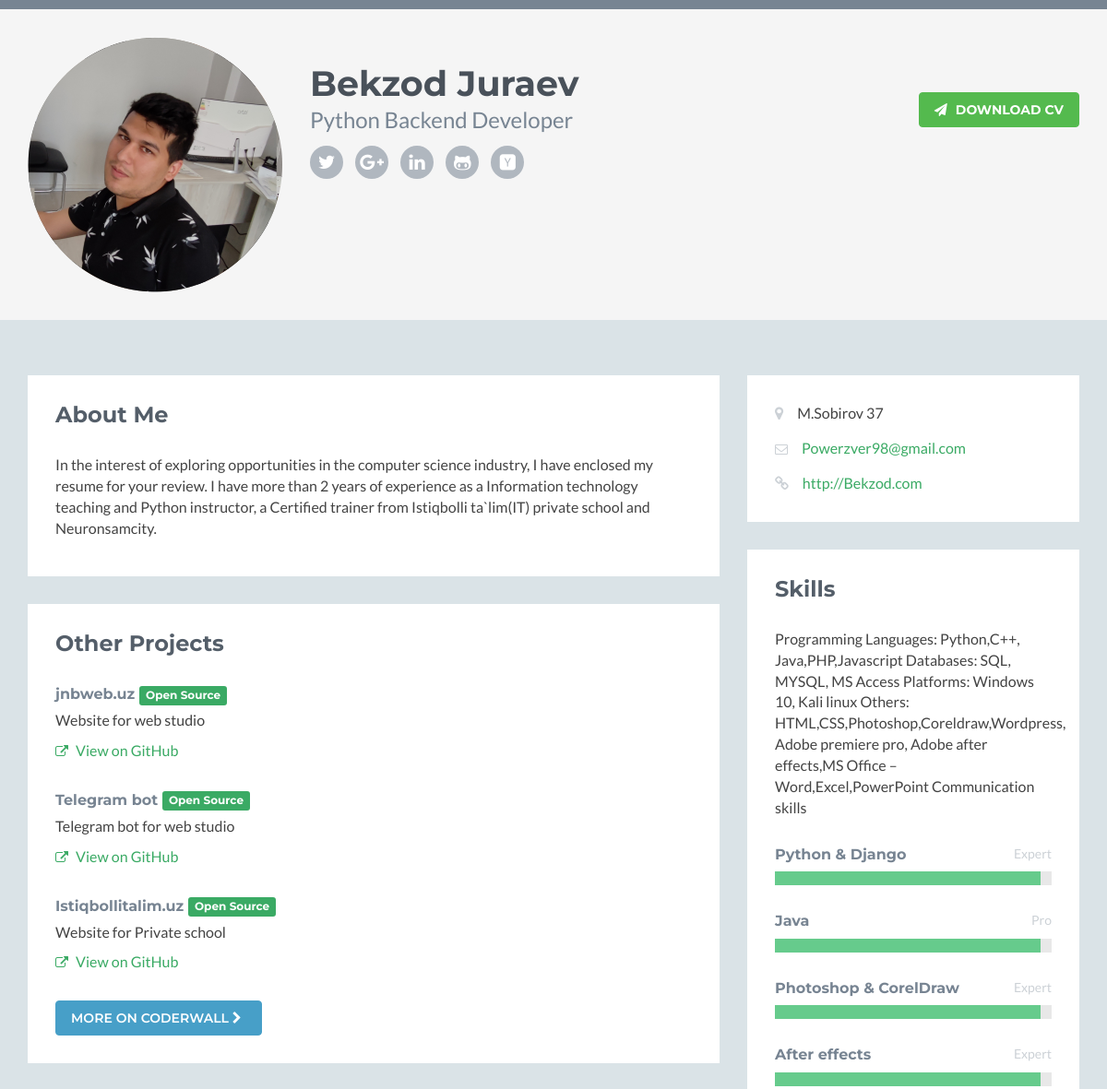
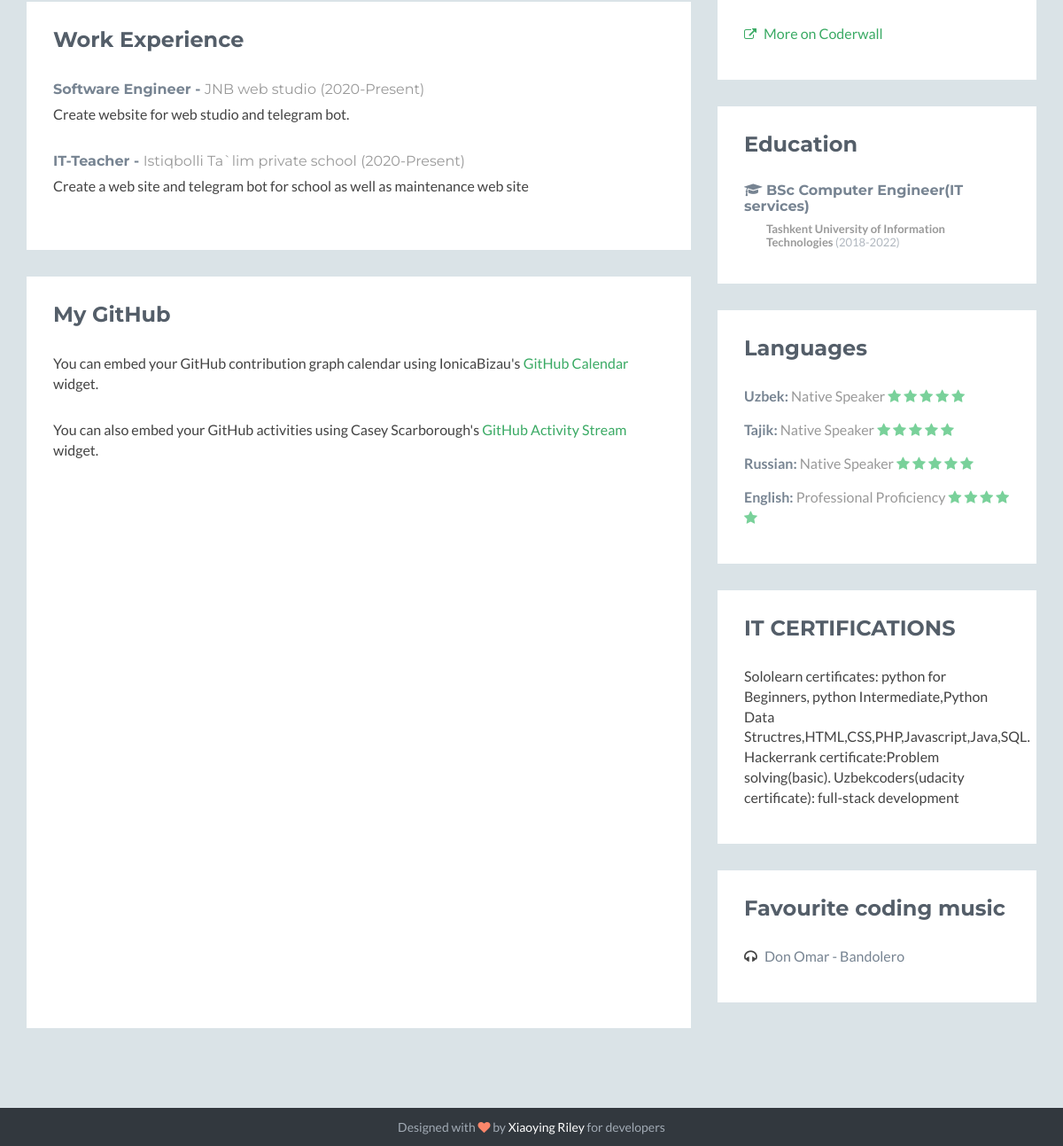
The page / on the database its author committed (2 pictures, top to bottom).
### myresume/models.py (models this page shows, shortened)
class Photo(models.Model):
    upload = models.ImageField(verbose_name='Фото')
    created = models.DateTimeField(auto_now_add=True, null=True, verbose_name='Дата Публикации')
    title=models.CharField(max_length=250,null=True)
    class Meta:
        ordering=['created']

class About(models.Model):
    title=models.CharField(max_length=250)
    username=models.CharField(max_length=250,default='Sometging')
    surname=models.CharField(max_length=250,default="Beka")
    text=models.TextField()
    skill_text=models.TextField(default="")
    created=models.DateTimeField(auto_now_add=True,null=True,verbose_name='Дата Публикации')
    class Meta:
        ordering=['created']

class Projects(models.Model):
    project_name=models.CharField(max_length=200)
    description_projects=models.TextField()
    link_projects=models.URLField(max_length=128)

class Work(models.Model):
    title=models.CharField(max_length=200)
    company_name=models.CharField(max_length=200)
    duration=models.CharField(max_length=200)
    description=models.TextField()
    link_company=models.URLField(max_length=128)

class Adress(models.Model):
    adress=models.CharField(max_length=250)
    email=models.EmailField(blank=True)
    site_link=models.URLField(max_length=128)
    created=models.DateTimeField(auto_now_add=True,null=True,verbose_name='Дата Публикации')
    class Meta:
        ordering=['created']

class Skills(models.Model):
    skills=models.CharField(max_length=250)
    skills_level=models.CharField(max_length=250)

class Education(models.Model):
    Degree=models.CharField(max_length=250)
    univer_name=models.CharField(max_length=250)
    date_graduation=models.CharField(max_length=250)

class Languages(models.Model):
    language=models.CharField(max_length=200)
    level=models.CharField(max_length=200)

class Music(models.Model):
    music_name=models.CharField(max_length=200)

### myresume/views.py (the view)
# urls.py: path('', views.about_view, name='about'),
def about_view(request):
    abouts=About.objects.all().last()
    adress=Adress.objects.all().last()
    skills=Skills.objects.all()
    educations=Education.objects.all()
    photo=Photo.objects.all().last()
    languages=Languages.objects.all()
    musics=Music.objects.all()
    works=Work.objects.all()
    projects=Projects.objects.all()
    download=Download.objects.all().last()
    return render(request,'myresume/base.html',
                  {'abouts': abouts,
                   'adress':adress,
                   'skills':skills,
                   'educations':educations,
                   'photo':photo,
                   'languages':languages,
                   'musics':musics,
                   'works':works,
                   'projects':projects,
                   'download':download})

### myresume/templates/myresume/base.html (shortened to what this page needs)
{% load static %}
<!DOCTYPE html>
 <html lang="en">
<head>
    <link rel="stylesheet" href="{% static 'assets/plugins/bootstrap/css/bootstrap.min.css' %}">
    <link rel="stylesheet" href="{% static 'assets/plugins/font-awesome/css/font-awesome.css' %}">
    <link rel="stylesheet" href="{% static 'assets/plugins/github-calendar/dist/github-calendar.css' %}"
/>
    <link rel="stylesheet" href="{% static 'assets/plugins/github-activity/src/github-activity.css' %}">
    <link rel="stylesheet" href="{% static '//cdnjs.cloudflare.com/ajax/libs/octicons/2.0.2/octicons.min.css' %}">
    <link id="theme-style" rel="stylesheet" href="{% static 'assets/css/styles.css' %}">
</head>
<body>
    <header class="header">
        <div class="container">
            <img class="profile-image img-responsive pull-left" src="{{photo.upload}}" alt="{{photo.title}}" />
            <div class="profile-content pull-left">
                <h1 class="name">{{abouts.username}}{{" "}} {{abouts.surname}}</h1>
                <h2 class="desc">{{abouts.title}}</h2>
                <ul class="social list-inline">
                    <li><a href="#"><i class="fa fa-twitter"></i></a></li>
                    <li><a href="#"><i class="fa fa-google-plus"></i></a></li>
                    <li><a href="#"><i class="fa fa-linkedin"></i></a></li>
                    <li><a href="#"><i class="fa fa-github-alt"></i></a></li>
                    <li class="last-item"><a href="#"><i class="fa fa-hacker-news"></i></a></li>
                </ul>
            </div>
            <a class="btn btn-cta-primary pull-right" href="{{download.file}}" target="_blank"><i class="fa fa-paper-plane"></i> Download CV</a>
        </div>
    </header>
    <div class="container sections-wrapper">
        <div class="row">
            <div class="primary col-md-8 col-sm-12 col-xs-12">
                <section class="about section">
                    <div class="section-inner">
                        <h2 class="heading">About Me</h2>
                        <div class="content">
                           <p>{{ abouts.text }}</p>
                        </div>
                    </div>
                </section>
                <section class="projects section">
                    <div class="section-inner">
                        <h2 class="heading">Other Projects</h2>
                        <div class="content">
                            {% for project in projects %}
                            <div class="item">
                                <h3 class="title"><a href="">{{project.project_name}}</a> <span class="label label-theme">Open Source</span></h3>
                                <p class="summary">{{project.description_projects}} </p>
                                <p><a class="more-link" href="{{project.link_projects}}" target="_blank"><i class="fa fa-external-link"></i> View on GitHub</a></p>
                            </div>
                            {% endfor %}
                            <a class="btn btn-cta-secondary" href="#">More on CoderWall <i class="fa fa-chevron-right"></i></a>
                        </div>
                    </div>
                </section>
                <section class="experience section">
                    <div class="section-inner">
                        <h2 class="heading">Work Experience</h2>
                        <div class="content">
                            {% for work in works %}
                            <div class="item">
                                <h3 class="title">{{work.title}} - <span class="place"><a href="{{work.link_company}}">{{work.company_name}}</a></span> <span class="year">({{work.duration}})</span></h3>
                                <p>{{work.description}}</p>
                            </div>
                            {% endfor %}
                        </div>
                    </div>
                </section>
                <section class="github section">
                    <div class="section-inner">
                        <h2 class="heading">My GitHub</h2>
                        <p>You can embed your GitHub contribution graph calendar using IonicaBizau's <a href="https://github.com/IonicaBizau/github-calendar" target="_blank">GitHub Calendar</a> widget.
                        <p>You can also embed your GitHub activities using Casey Scarborough's <a href="http://caseyscarborough.com/projects/github-activity/" target="_blank">GitHub Activity Stream</a> widget.
                        <div id="ghfeed" class="ghfeed">
                        </div>
                    </div>
                </section>
            </div>
            <div class="secondary col-md-4 col-sm-12 col-xs-12">
                 <aside class="info aside section">
                    <div class="section-inner">
                        <div class="content">
                            <ul class="list-unstyled">
                                <li><i class="fa fa-map-marker"></i><span class="sr-only">Location:</span>{{adress.adress}}</li>
                                <li><i class="fa fa-envelope-o"></i><span class="sr-only">Email:</span><a href="#">{{adress.email}}</a></li>
                                <li><i class="fa fa-link"></i><span class="sr-only">Website:</span><a href="#">{{adress.site_link}}</a></li>
                            </ul>
                        </div>
                    </div>
                </aside>
                <aside class="skills aside section">
                    <div class="section-inner">
                        <h2 class="heading">Skills</h2>
                        <div class="content">
                            <p class="intro">
                            {{abouts.skill_text }}
                            </p>
                            <div class="skillset">
                                {% for skill in skills %}
                                <div class="item">
                                    <h3 class="level-title">{{skill.skills}}<span class="level-label" data-toggle="tooltip" data-placement="left" data-animation="true" title="You can use the tooltip to add more info...">{{skill.skills_level}}</span></h3>
                                    <div class="level-bar">
                                        <div class="level-bar-inner" data-level="96%">
                                        </div>
                                    </div>
                                </div>
                                {%endfor %}
                                <p><a class="more-link" href="#"><i class="fa fa-external-link"></i> More on Coderwall</a></p>
                            </div>
                        </div>
                    </div>
                </aside>
                <aside class="education aside section">
                    <div class="section-inner">
                        <h2 class="heading">Education</h2>
                        {% for education in educations %}
                        <div class="content">
                            <div class="item">
                                <h3 class="title"><i class="fa fa-graduation-cap"></i> {{education.Degree}}</h3>
                                <h4 class="university">{{education.univer_name}} <span class="year">({{education.date_graduation}})</span></h4>
                            </div>
                            {% endfor%}
                        </div>
                    </div>
                </aside>
                <aside class="languages aside section">
                    <div class="section-inner">
                        <h2 class="heading">Languages</h2>
                        <div class="content">
                            <ul class="list-unstyled">
                                {% for language in languages %}
                                <li class="item">
                                    <span class="title"><strong>{{language.language}}:</strong></span>
                                    <span class="level">{{language.level}} <br class="visible-xs"/>
                                        <i class="fa fa-star"></i>
                                        <i class="fa fa-star"></i>
                                        <i class="fa fa-star"></i>
                                        <i class="fa fa-star"></i>
                                        <i class="fa fa-star"></i>
                                    </span>
                                </li>
                                {% endfor %}
                            </ul>
                        </div>
                    </div>
                </aside>
                <aside class="blog aside section">
                    <div class="section-inner">
                        <h2 class="heading">IT CERTIFICATIONS</h2>
                        <p >Sololearn certificates: python for Beginners, python Intermediate,Python Data Structres,HTML,CSS,PHP,Javascript,Java,SQL.
Hackerrank certificate:Problem solving(basic).
Uzbekcoders(udacity certificate): full-stack development
</p>
                    </div>
                </aside>
                <aside class="list music aside section">
                    <div class="section-inner">
                        <h2 class="heading">Favourite coding music</h2>
                        <div class="content">
                            <ul class="list-unstyled">
                                {% for music in musics %}
                                <li><i class="fa fa-headphones"></i> <a href="#">{{music.music_name}}</a></li>
                                {% endfor %}
                            </ul>
                        </div>
                    </div>
                </aside>
            </div>
        </div>
    </div>
    <footer class="footer">
        <div class="container text-center">
                <small class="copyright">Designed with <i class="fa fa-heart"></i> by <a href="http://themes.3rdwavemedia.com" target="_blank">Xiaoying Riley</a> for developers</small>
        </div>
    </footer>
</body>
</html>

### rows shown on the page
Photo: upload (picture)
About: username "Bekzod", surname "Juraev", title "Python Backend Developer", text "In the interest of exploring opportunities in the computer science industry, I have enclosed my resume for your review. I have more than 2 years of experience as a Information technology teaching and Python instructor, a Certified trainer from Istiqbolli ta`lim(IT) private school and Neuronsamcity.", skill_text "Programming Languages: Python,C++, Java,PHP,Javascript Databases: SQL, MYSQL, MS Access Platforms: Windows 10, Kali linux Others: HTML,CSS,Photoshop,Coreldraw,Wordpress, Adobe premiere pro, Adobe after effects,MS Office – Word,Excel,PowerPoint Communication skills"
Projects: project_name "jnbweb.uz", description_projects "Website for web studio"
Projects: project_name "Telegram bot", description_projects "Telegram bot for web studio"
Projects: project_name "Istiqbollitalim.uz", description_projects "Website for Private school"
Work: title "Software Engineer", company_name "JNB web studio", duration "2020-Present", description "Create website for web studio and telegram bot."
Work: title "IT-Teacher", company_name "Istiqbolli Ta`lim private school", duration "2020-Present", description "Create a web site and telegram bot for school as well as maintenance web site"
Adress: adress "M.Sobirov 37", email "Powerzver98@gmail.com", site_link "http://Bekzod.com"
Skills: skills "Python & Django", skills_level "Expert"
Skills: skills "Java", skills_level "Pro"
Skills: skills "Photoshop & CorelDraw", skills_level "Expert"
Skills: skills "After effects", skills_level "Expert"
Education: Degree "BSc Computer Engineer(IT services)", univer_name "Tashkent University of Information Technologies", date_graduation "2018-2022"
Languages: language "Uzbek", level "Native Speaker"
Languages: language "Tajik", level "Native Speaker"
Languages: language "Russian", level "Native Speaker"
Languages: language "English", level "Professional Proficiency"
Music: music_name "Don Omar - Bandolero"
